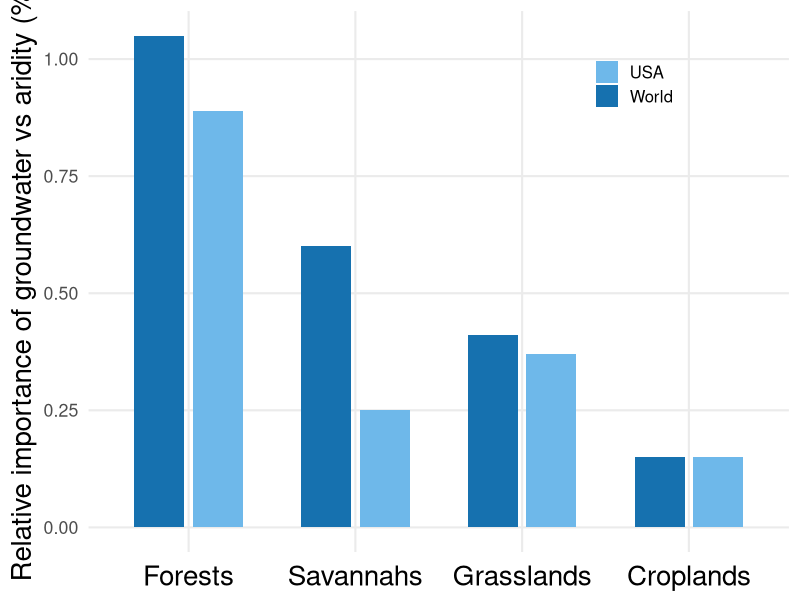
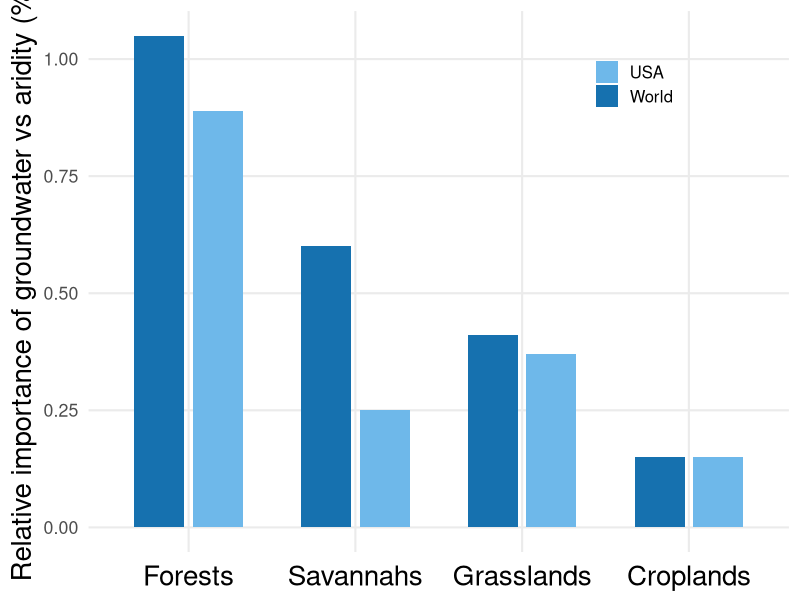

Write R code to recreate these figures, in order.
# script to plot the significance in % of each predictor in the SHAP-XGB analysis

library(ggplot2)

# Create a dataframe with the data (see paper)
data <- data.frame(
  Ecosystem = rep(c('Forests', 'Savannahs', 'Croplands', 'Grasslands'), each = 2),
  Area = rep(c('USA', 'World'), times = 4),
  Value = c(0.89, 1.05, # forests
            0.25, 0.60, # savannas
            0.15, 0.15,  # croplands
            0.37, 0.41) # grasslands
  # Fill = rep(c('#1671AF', '#1C8C46'), times = 4)
)

# Reorder the PFTs for plotting
data$Ecosystem <- factor(data$Ecosystem, levels = c('Forests', 'Savannahs', 'Grasslands', 'Croplands'))
data$Area <- factor(data$Area, levels = c('World', 'USA'))

# Plot
p <- ggplot(data, aes(x = Ecosystem, y = Value, fill = Area)) +
  geom_bar(stat = 'identity', position = position_dodge(width = 0.7), width = 0.6) +
  scale_fill_manual(values = c('#1671AF', '#6eb8ea')) +
  labs(y = 'Relative importance of groundwater vs aridity (%)') +
  theme_minimal(base_size = 16) + #
  theme(
    # panel.border = element_rect(colour = "black", fill=NA, size=1), # Add a box around the plot
    # panel.grid.major = element_blank(), # Remove major gridlines
    panel.grid.minor = element_blank(), # Remove minor gridlines
    # axis.line = element_line(colour = "black"), # Add axes lines
    legend.title = element_blank(),
    legend.text = element_text(size = 12),
    axis.text.x = element_text(angle = 0, vjust = 0.5, size = 20, color = "black"),
    axis.title.y = element_text(size = 20),
    axis.title.x = element_blank(),

    # legend
    # legend.background = element_rect(color = "black", fill = "white"), # Add background to the legend with a border
    legend.position = c(0.85, 0.93), # Position the legend inside the plot, adjust as needed (c(x, y) where 0 < x, y < 1)
    legend.justification = c("right", "top"), # Anchor point for the legend position
    legend.box.just = "right", # Justify the legend box inside the plotting area
    legend.box.margin = margin(6, 6, 6, 6) # Margin around the legend box
  ) +
  guides(fill = guide_legend(reverse = TRUE)) # Reverse legend order to match the plot order

# Print the plot
print(p)

# save final plot
ggsave("significance_SHAP_plot.png", p, width = 10, height = 8, dpi = 600)

